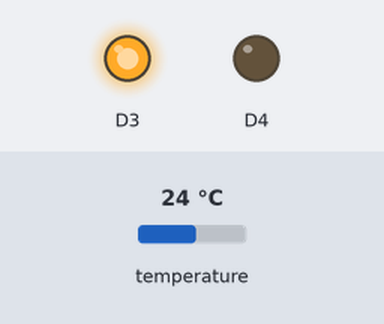
A sketch run on a simulated Particle Photon. On the bench: output pins drawn as LEDs (lit = HIGH). Wiring (inferred from the names in the program): HTU21/Si7021 sensor at I2C address 0x40. The test bench sets the inputs (shaded band); at power-on: temperature 24 °C.

Above: at 0.1 s.
Timing chart, 0 to 1.6 s (numbered marks = the images above):
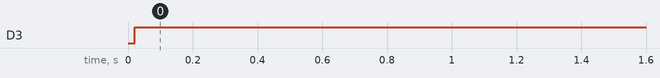

The sketch:

rotiliothermo_step02.ino
```cpp
/*

    Rotilio Thermo
    by techmakers srl

    Step: 02

*/

bool    heaterOn    = true  ;    // running mode
double  T           = 0.0   ;    // temperature from sensor °C
double  Ts          = 18.0  ;    // temperature setup °C
int     period      = 30000 ;    // milliseconds between each loop
int     relaisAorB  = 0     ;    // relais position: A=1, B=0, default B

void setup(){

	Particle.variable("heateron",heaterOn);
	Particle.variable("temperature",T);
	Particle.variable("tempsetpoint",Ts);
	Particle.variable("relaisaorb",relaisAorB);

	pinMode(D3,OUTPUT);
	pinMode(D4,OUTPUT);
	Wire.begin();
}

void loop(){

	T = readTemperatureFromSensor() ;  // acquire actual temperature

	if (heaterOn && T < Ts) {
		relaisAorB = 1 ;       // actual temperature lower than desired, enable heating system
	} else {
		relaisAorB = 0 ;       // actual temperature ok, disable heating system
	}

	if (relaisAorB == 1) {
		relaisSet();           // switch relais to position A
	} else {
		relaisReset();         // switch ralais to position B
	}

	delay(period);            // wait for the next cycle

}

void relaisSet(){
	digitalWrite(D4,HIGH);    // set PIN D4 high
	delay(100);
	digitalWrite(D4,LOW);     // set PIN D4 low
}

void relaisReset(){
	digitalWrite(D3,HIGH);    // set PIN D3 high
	delay(100);
	digitalWrite(D4,LOW);     // set PIN D3 low
}

int readRawDataFromI2C(int address,int command){

	// send read command to sensor over I2C bus
	Wire.beginTransmission(address);
	Wire.write(command);
	Wire.endTransmission();

	// wait some time to let the sensor sense
	delay(20);

	// read three bytes from sensor
	Wire.requestFrom(address, 3);

	// compose a 16 bit value from 2 (msb and lsb) received bytes
	unsigned char msb = Wire.read();
	unsigned char lsb = Wire.read();
	unsigned char chk = Wire.read(); // checksum, not used
	int data = (((int) msb<<8) + (int) lsb);

	return data ;
}

#define Si7020_ADDRESS              0x40
#define TEMPERATURE_READ_COMMAND    0xF3

double readTemperatureFromSensor(void){

	// read raw data from temperature sensor Si7020
	int data = readRawDataFromI2C(Si7020_ADDRESS, TEMPERATURE_READ_COMMAND);

	// convert raw data in celsius degrees
    double celsiusdegree = 175.72 * data / 65536 - 46.85;

    // round to first decimal
    double roundedcelsiusdegree = round(celsiusdegree*10)/10 ;

    return roundedcelsiusdegree ;
}
```

Measured:
- by itself, D3: LOW → HIGH at 0.02 s
